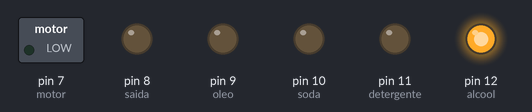
The sketch below on a simulated Arduino Uno, built with avr-gcc and run on an emulated ATmega328P. On the bench: switched loads named in the sketch (green lamp = pin HIGH), output pins drawn as LEDs (lit = HIGH).

Above: at 0.5 s.
At 1.5 s:
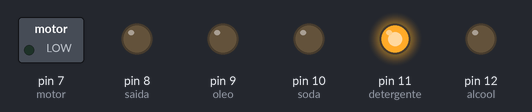
At 2.5 s:
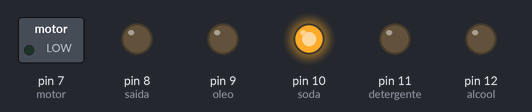
At 3.5 s:
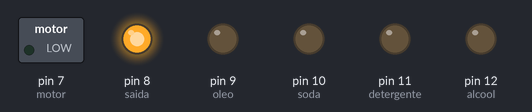
At 4.5 s:
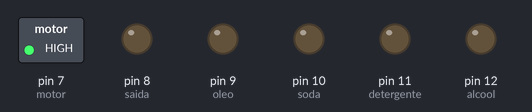
At 5.5 s:
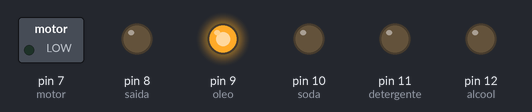
Timing chart, 0 to 7.8 s (numbered marks = the images above):
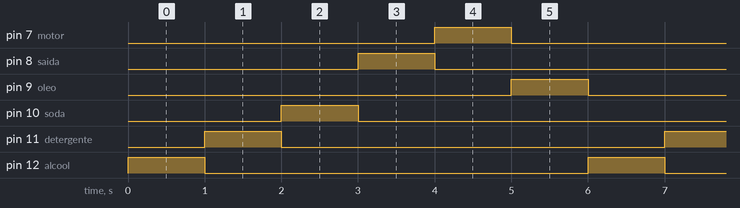

Measured:
- by itself, pin 7 (motor), pin 8 (saida), pin 9 (oleo), pin 10 (soda), pin 11 (detergente), pin 12 (alcool): alternates HIGH for 1.0 s and LOW for 5.0 s
- by itself, everything shown: repeats every 6.0 s, in 6 steps

The sketch:

Carrinho_Rafael_Pfinal.ino
```cpp
#define alcool 12
#define detergente 11
#define soda 10
#define oleo 9
#define saida 8
#define motor 7

void setup ()
{
  pinMode(alcool, OUTPUT);
  pinMode(detergente, OUTPUT);
  pinMode(soda,OUTPUT);
  pinMode(saida, OUTPUT);
  pinMode(motor, OUTPUT);
  pinMode(oleo, OUTPUT);
   digitalWrite(alcool, LOW);
   digitalWrite(detergente, LOW);
   digitalWrite(soda, LOW);
   digitalWrite(saida, LOW);
   digitalWrite(motor, LOW);
   digitalWrite(oleo, LOW);
}

void loop()
{
   digitalWrite(alcool, HIGH);
   digitalWrite(detergente, LOW);
   digitalWrite(soda, LOW);
   digitalWrite(saida, LOW);
   digitalWrite(motor, LOW);
   digitalWrite(oleo, LOW);
   delay(1000);

    digitalWrite(alcool, LOW);
   digitalWrite(detergente, HIGH);
   digitalWrite(soda, LOW);
   digitalWrite(saida, LOW);
   digitalWrite(motor, LOW);
   digitalWrite(oleo, LOW);
   delay(1000);

    digitalWrite(alcool, LOW);
   digitalWrite(detergente, LOW);
   digitalWrite(soda, HIGH);
   digitalWrite(saida, LOW);
   digitalWrite(motor, LOW);
   digitalWrite(oleo, LOW);
   delay(1000);

    digitalWrite(alcool, LOW);
   digitalWrite(detergente, LOW);
   digitalWrite(soda, LOW);
   digitalWrite(saida, HIGH);
   digitalWrite(motor, LOW);
   digitalWrite(oleo, LOW);
   delay(1000);

    digitalWrite(alcool, LOW);
   digitalWrite(detergente, LOW);
   digitalWrite(soda, LOW);
   digitalWrite(saida, LOW);
   digitalWrite(motor, HIGH);
   digitalWrite(oleo, LOW);
   delay(1000);

    digitalWrite(alcool, LOW);
   digitalWrite(detergente, LOW);
   digitalWrite(soda, LOW);
   digitalWrite(saida, LOW);
   digitalWrite(motor, LOW);
   digitalWrite(oleo, HIGH);
   delay(1000);

}
```
